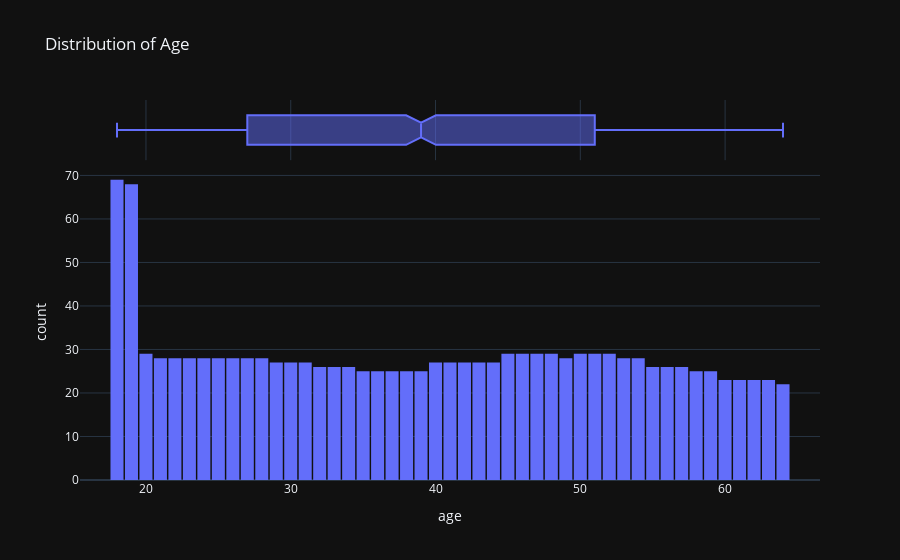

This figure's notebook cell:
### Code cell
fig=px.histogram(medical_df,x="age",nbins=50,marginal='box',title="Distribution of Age")
fig.update_layout(bargap=0.1)
fig.show()

### Figure 1 — Plotly figure (JSON) as saved in the notebook; plotly's stock layout.template omitted (floating-point values rounded to 4 significant figures; data arrays with more than 128 entries replaced by an {"elided": "..."} marker saying what was removed)
{"data": [{"bingroup": "x", "hovertemplate": "age=%{x}<br>count=%{y}<extra></extra>", "legendgroup": "", "marker": {"color": "#636efa", "pattern": {"shape": ""}}, "name": "", "nbinsx": 50, "orientation": "v", "showlegend": false, "x": {"elided": "1338 int values"}, "xaxis": "x", "yaxis": "y", "type": "histogram"}, {"hovertemplate": "age=%{x}<extra></extra>", "legendgroup": "", "marker": {"color": "#636efa"}, "name": "", "notched": true, "showlegend": false, "x": {"elided": "1338 int values"}, "xaxis": "x2", "yaxis": "y2", "type": "box"}], "layout": {"xaxis": {"anchor": "y", "domain": [0.0, 1.0], "title": {"text": "age"}}, "yaxis": {"anchor": "x", "domain": [0.0, 0.8316], "title": {"text": "count"}}, "xaxis2": {"anchor": "y2", "domain": [0.0, 1.0], "matches": "x", "showticklabels": false, "showgrid": true}, "yaxis2": {"anchor": "x2", "domain": [0.8416, 1.0], "matches": "y2", "showticklabels": false, "showline": false, "ticks": "", "showgrid": false}, "legend": {"tracegroupgap": 0}, "title": {"text": "Distribution of Age"}, "barmode": "relative", "bargap": 0.1}}
